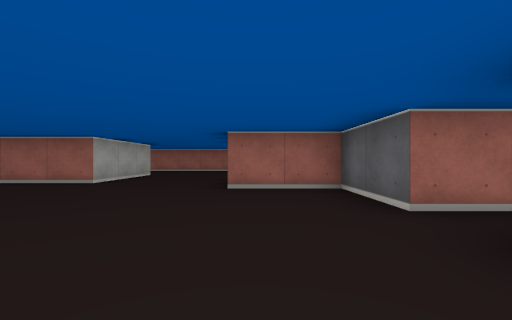
view 1 (above)

24 first-person views from a walk through a cub3D ray-caster map. The camera is about half as high as the walls, looks level and sees 90° across. The floor is counted in squares. Each view is taken from the middle of a square. On the plan, view 1 faces up. The plan holds only what a view shows up to about 9 squares ahead; the rest is blank.

view 2
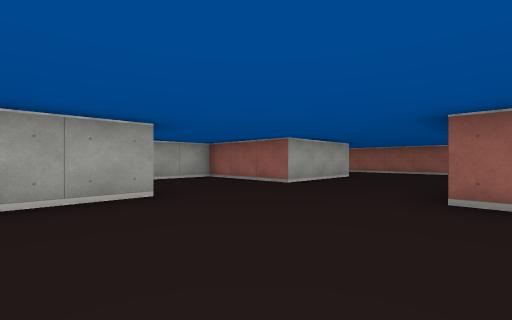

view 3
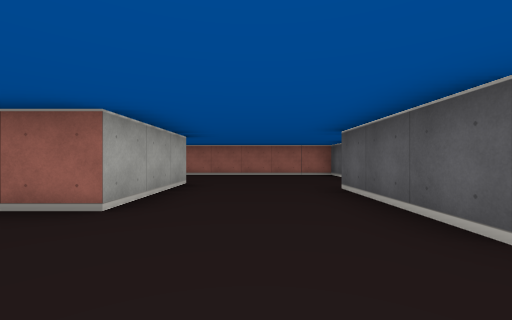

view 4
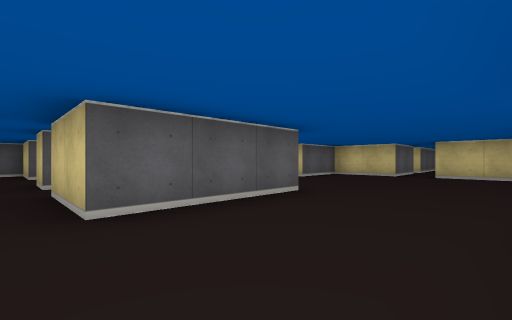

view 5
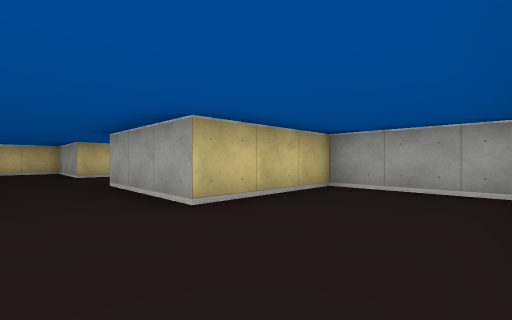

view 6
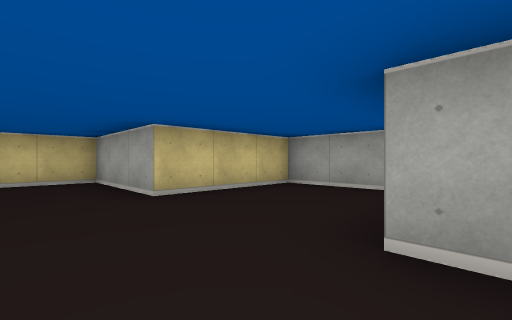

view 7
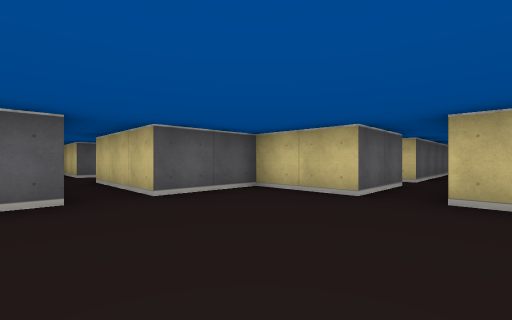

view 8
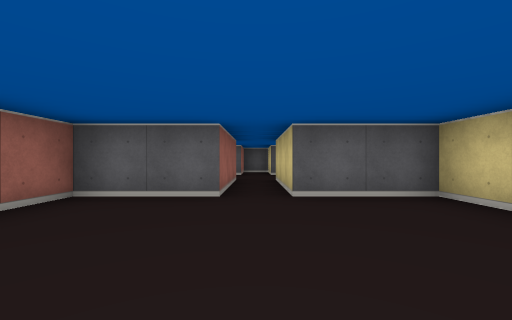

view 9
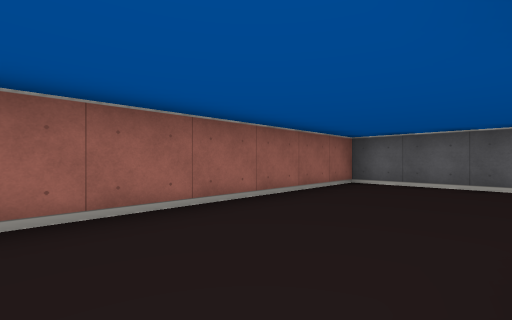

view 10
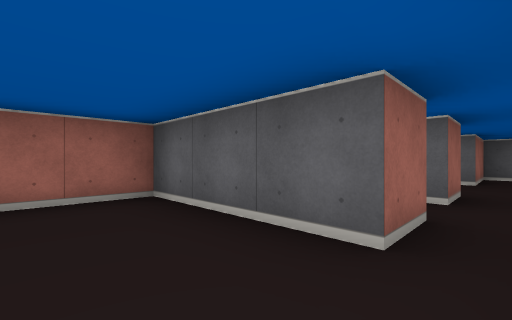

view 11
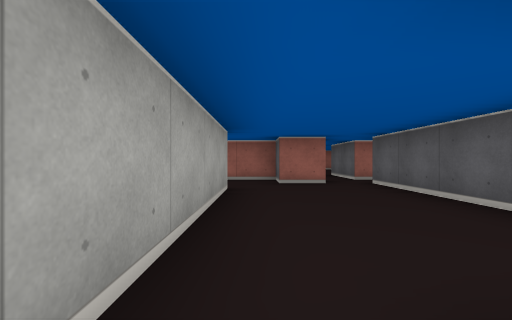

view 12
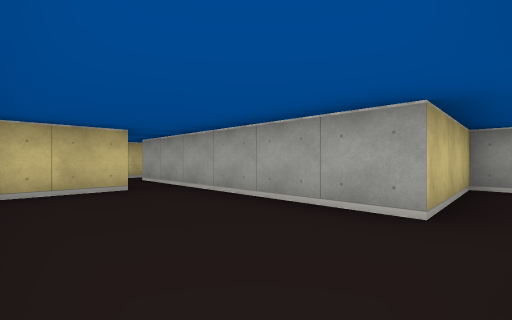

view 13
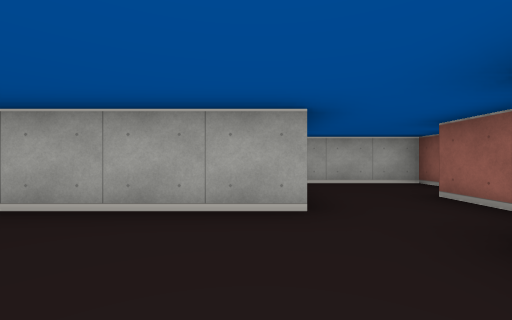

view 14
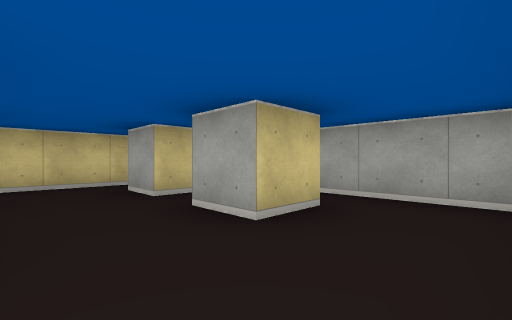

view 15
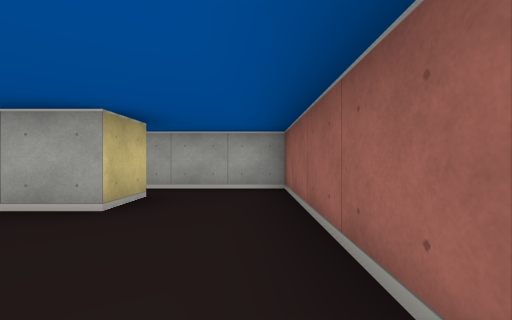

view 16
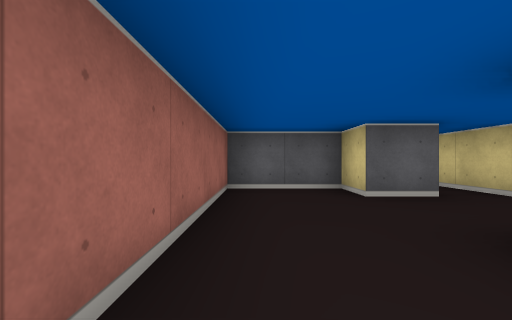

view 17
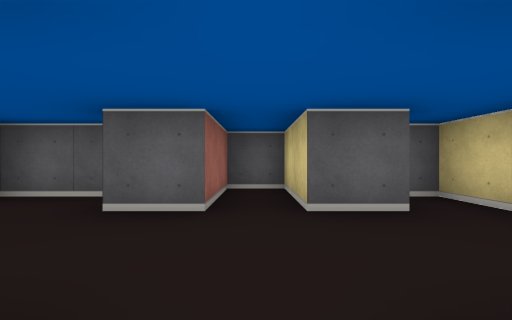

view 18
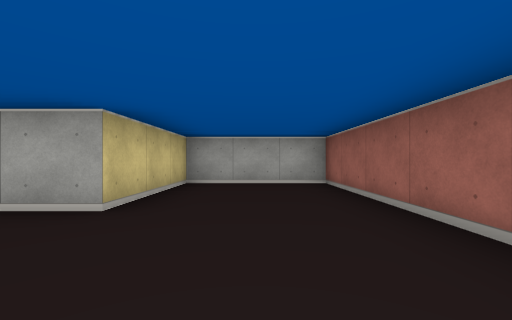

view 19
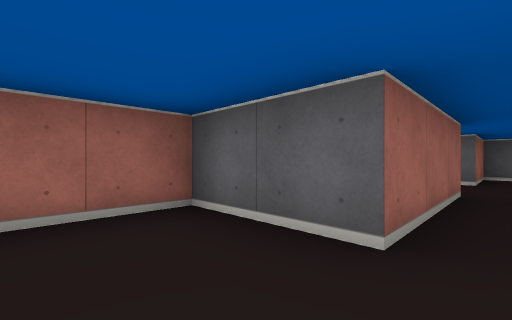

view 20
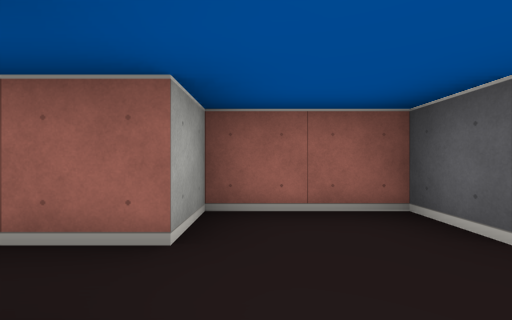

view 21
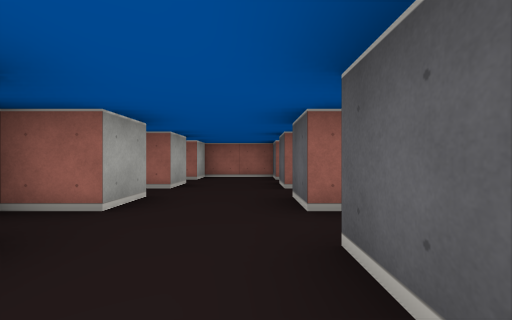

view 22
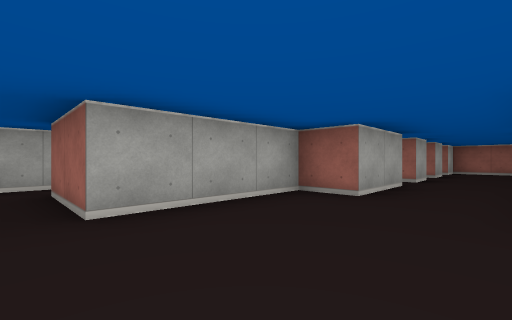

view 23
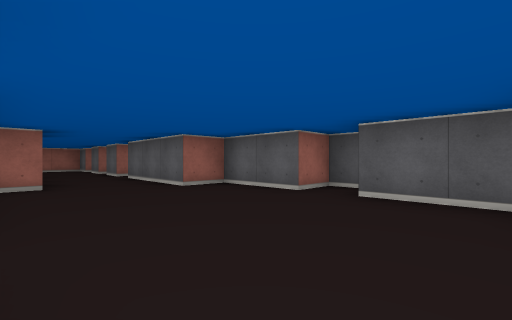

view 24
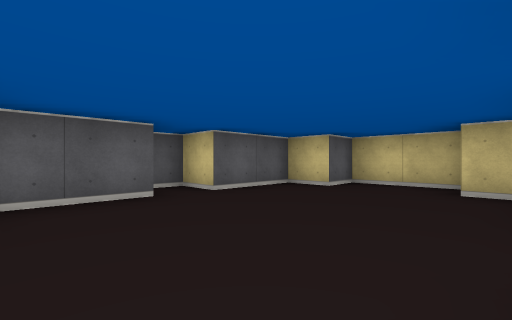

### Floor plan
Points are (right, up) in squares from view 1. A wall is a line through its corners. A room is listed if a view was taken in it or the views show most of it. See-through windows are left out.
Room 1 (views 1, 2, 3, 4, 5, 6, 7, 8, 9, 10, 18, 19)
walls: (1.5, 8.5) (0.5, 8.5) (0.5, 11.5) (-6.5, 11.5) (-6.5, 8.5) (-3.5, 8.5) (-3.5, 5.5) (-6.5, 5.5) (-6.5, 2.5) (-3.5, 2.5) (-3.5, -0.5) (-1.5, -0.5); (-0.5, -0.5) (1.5, -0.5) (1.5, 1.5) (4.5, 1.5); (4.5, 2.5) (1.5, 2.5) (1.5, 4.5) (-0.5, 4.5) (-0.5, 7.5) (1.5, 7.5)
ways out: opening at (-1, -1.5) to room 2; opening at (1, 8) to room 3; opening at (4, 2) to room 6
Room 2 (views 11, 12, 13)
walls: (-1.5, -3.5) (-2.5, -3.5) (-2.5, -2.5) (-4.5, -2.5); (-0.5, -7.4) (-0.5, -3.5); (-2.5, -8.5) (-1, -8.5); (0, -2.5) (-0.5, -2.5) (-0.5, -0.5); (-5.9, -1.5) (-6.5, -1.5) (-6.5, -4.5) (-3.5, -4.5) (-3.5, -10.5)
ways out: opening at (-1, -1.5) to room 1; opening at (-3, -9.5); opening at (0, -3)
Room 3 (views 14, 15, 16, 17)
walls: (2.5, 9.5) (3.5, 9.5) (3.5, 8.5) (2.5, 8.5); (2.5, 7.5) (3.5, 7.5) (3.5, 6.5); (5.5, 6.5) (5.5, 7.5) (7.5, 7.5) (7.5, 8.5) (5.5, 8.5) (5.5, 9.5) (6.5, 9.5) (6.5, 11.5) (1.5, 11.5) (1.5, 8.9); (3.1, 5.5) (6.5, 5.5) (6.5, 6)
ways out: opening at (1, 8) to room 1
Room 4 (view 20)
walls: (6.5, 0.5) (6.5, 1.5); (4.5, -0.5) (4.5, -1.5); (6.5, -1.5) (6.5, -0.5); (4.5, 1.5) (4.5, 0.5) (4, 0.5)
ways out: opening at (5.5, -1) to room 5; opening at (5.5, 1) to room 6
Room 5 (views 21, 22, 23, 24)
walls: (4, -10.5) (4.5, -10.5); (4.5, -11.5) (6.5, -11.5) (6.5, -10.5) (7.5, -10.5) (7.5, -8.5) (8.5, -8.5) (8.5, -7.5) (7.5, -7.5) (7.5, -5.5) (6.5, -5.5) (6.5, -2.5); (4.5, -2.5) (4.5, -4.5) (3.5, -4.5) (3.5, -7.5); (4.5, -1.5) (3.5, -1.5)
ways out: opening at (5.5, -1) to room 4; opening at (2.5, -8)
Room 6 (no view inside)
walls: (6.5, 1.5) (8.5, 1.5); (8.5, 2) (8.5, 2.5) (6.5, 2.5) (6.5, 3.5) (4.5, 3.5) (4.5, 2.5)
ways out: opening at (4, 2) to room 1; opening at (5.5, 1) to room 4

Positions as (right, up) in squares from view 1, and headings:
1: (0, 0), facing up
2: (0, 1), facing up-left
3: (-2, 3), facing up
4: (-3, 8), facing down-right
5: (-2, 11), facing down-left
6: (-2, 6), facing down-left
7: (-2, 3), facing down-right
8: (-2, 2), facing right
9: (-5, 9), facing up-right
10: (-1, 8), facing up-right
11: (-3, -9), facing up
12: (-1, -4), facing down-left
13: (-1, -5), facing left
14: (5, 11), facing down-left
15: (6, 11), facing left
16: (2, 11), facing right
17: (3, 8), facing right
18: (-1, 10), facing left
19: (0, 2), facing up-right
20: (5, 1), facing up
21: (6, -4), facing up
22: (6, -8), facing up-left
23: (4, -10), facing up-right
24: (4, -6), facing down-right
